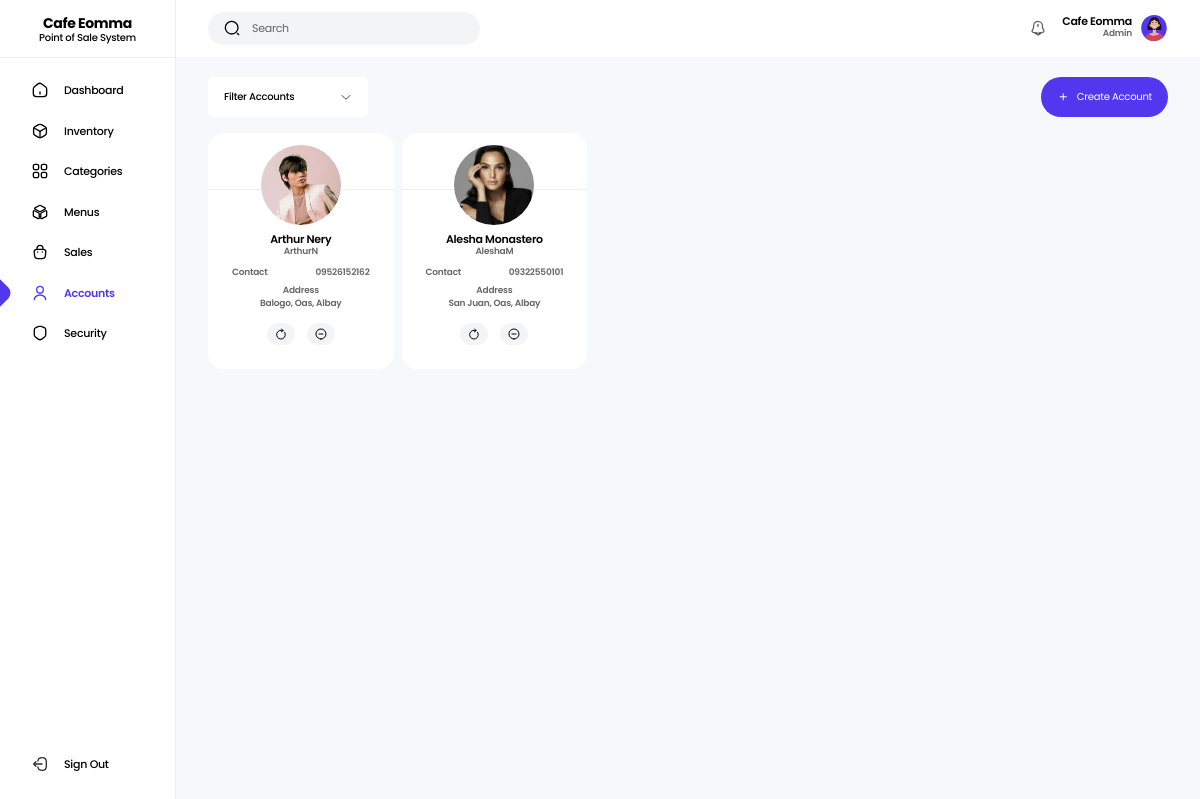
The app's page /app/Views/accounts.php (signed in), older data.
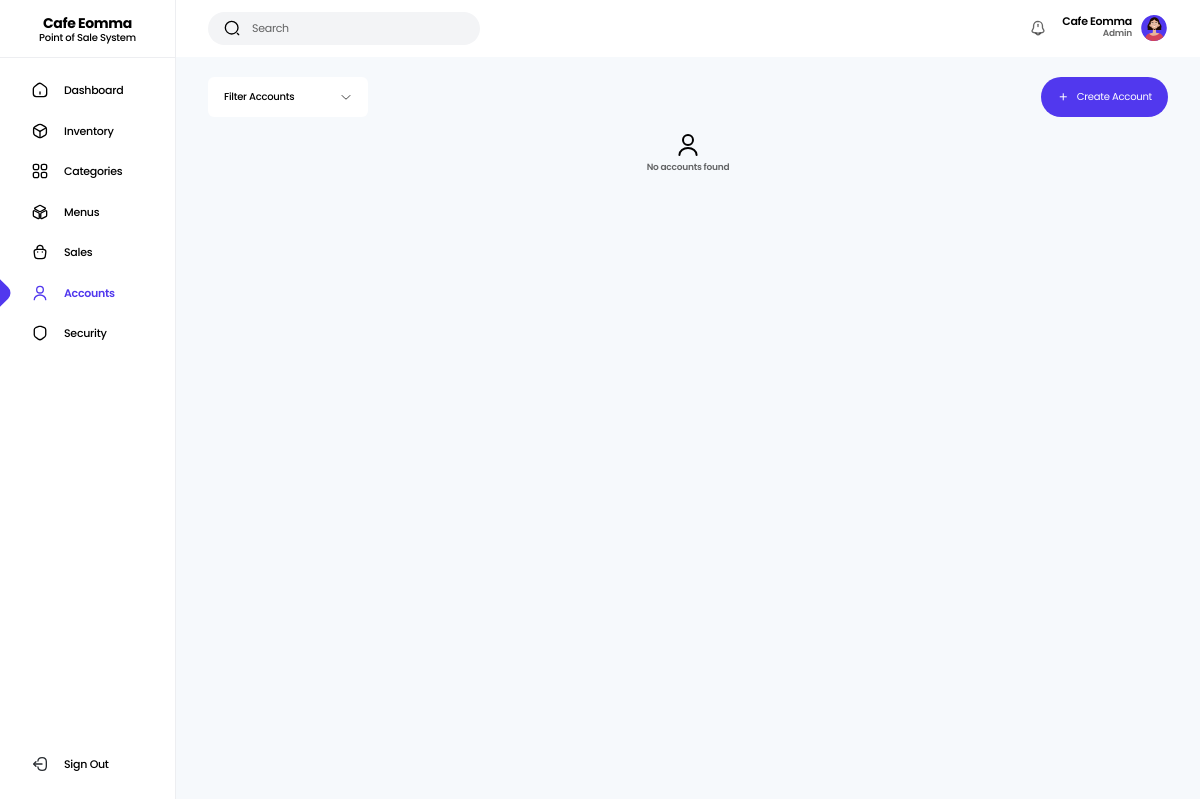
The same page, newer data.
### tables this page shows
CREATE TABLE `accounts` (
  `id` int(11) NOT NULL,
  `user_id` varchar(200) NOT NULL,
  `fullname` varchar(100) NOT NULL,
  `username` varchar(50) NOT NULL,
  `gender` varchar(20) NOT NULL,
  `contact_number` varchar(11) NOT NULL,
  `address` varchar(100) NOT NULL,
  `password` varchar(200) NOT NULL,
  `role_id` varchar(200) NOT NULL,
  `account_status` varchar(20) NOT NULL,
  `profile` tinyint(4) NOT NULL,
  `date_created` datetime NOT NULL
);

### config/init.php (called while the page is built, shortened)
<?php
$database = new Database();
$conn = $database->getConnetion($_ENV['DB_HOST'], $_ENV['DB_NAME'], $_ENV['DB_USERNAME'], $_ENV['DB_PASSWORD']);
$helper = new DbHelper($conn);
$accountController = new AccountController($helper);

### app/Controllers/AccountController.php (called while the page is built, shortened)
<?php
class AccountController extends FileUpload implements AppInterface
{
  private $helper;
  public function __construct(DbHelper $helper)
  {
    $this->helper = $helper;
  }
  public function show(): array
  {
    $this->helper->query("SELECT * FROM `accounts` WHERE NOT `role_id` = ? ORDER BY `id` DESC", ['b2fd54eb-4e49-11ee-8673-088fc30176f9']);
    return $this->helper->fetchAll();
  }
}

### app/Utils/DbHelper.php (called while the page is built, shortened)
<?php
class DbHelper
{
  private $stmt;
  private $conn;
  public function __construct(PDO $db)
  {
    $this->conn = $db;
  }
  public function query(string $query, array $values = []): string
  {
    $this->stmt = $this->conn->prepare($query);
    return empty($values)
      ? $this->stmt->execute()
      : $this->stmt->execute($values);
  }
  public function fetchAll(): array
  {
    return $this->stmt->fetchAll(PDO::FETCH_OBJ);
  }
}

### app/Views/accounts.php (the view, shortened to what this page needs)
<?php
  require_once __DIR__.'/../../config/init.php';
  require('./app/Views/partials/_header.php');
?>
  <main class="min-h-screen grid md:grid-cols-[11rem_auto] bg-light-gray">
    <?php require('./app/Views/partials/_sidebar.php') ?>
    <section>
      <?php require('./app/Views/partials/_topnav.php') ?>
      <div class="pt-20 md:pt-5 pb-5 px-8">
        <div class="flex items-center justify-between gap-4 mb-4">
          <select class="filter-select appearance-none w-[10rem] h-10 bg-white text-[10px] font-medium text-black px-4 rounded-md">
            <option value="">Filter Accounts</option>
          </select>
          <a href="<?php echo SYSTEM_URL ?>create-account" class="w-max h-10 flex items-center gap-2 bg-primary text-xs text-white py-2 px-4 rounded-full">
            <i class="ri-add-line"></i>
            <p class="text-[10px]">Create Account</p>
          </a>
        </div>
        <?php if(count($accountController->show()) > 0){ ?>
          <div class="grid sm:grid-cols-4 lg:grid-cols-5 xl:grid-cols-7 gap-2">
            <?php foreach($accountController->show() as $account): ?>
              <div class="search-area bg-white rounded-2xl py-6">
                <div class="relative pb-8 border-b border-b-gray-300/40">
                  <img src="<?php echo SYSTEM_URL ?>uploads/users/<?= $account->profile == 1 ? $account->user_id.".jpg" : $account->gender.".svg" ?>" alt="profile" class="absolute -top-3 left-1/2 -translate-x-1/2 w-20 h-20 object-cover rounded-full">
                </div>
                <div class="pt-11 px-6">
                  <p class="finder1 text-[11px] font-semibold text-black text-center leading-none"><?= $account->fullname ?></p>
                  <p class="finder2 text-[9px] font-semibold text-center text-black/60 mb-2"><?= $account->username ?></p>
                  <div class="flex justify-between gap-2 mb-1">
                    <p class="text-[9px] font-semibold text-center text-black/60">Contact</p>
                    <p class="finder3 text-[9px] font-semibold text-center text-black/60"><?= $account->contact_number ?></p>
                  </div>
                  <div class="flex flex-col items-center mb-3">
                    <p class="text-[9px] font-semibold text-center text-black/60">Address</p>
                    <p class="finder4 text-[9px] font-semibold text-center text-black/60"><?= $account->address ?></p>
                  </div>
                  <div class="flex justify-center gap-3">
                    <a href="<?php echo SYSTEM_URL ?>account/<?= $account->user_id ?>" class="bg-gray-100 py-[5px] px-2 rounded-full" title="Update Account">
                      <img src="<?php echo SYSTEM_URL ?>public/icons/rotate-right-linear.svg" alt="update" class="w-3 h-3">
                    </a>
                    <?php if($account->account_status == "active"){ ?>
                      <button type="button" class="deactivate-btn bg-gray-100 py-[5px] px-2 rounded-full disabled:cursor-wait" title="Deactivate Account" data-id="<?= $account->user_id ?>">
                        <img src="<?php echo SYSTEM_URL ?>public/icons/minus-cirlce-linear.svg" alt="deactivate" class="w-3 h-3 pointer-events-none">
                      </button>
                    <?php } ?>
                  </div>
                </div>
              </div>
            <?php endforeach ?>
          </div>
        <?php } else{ ?>
          <div class="min-h-[calc(100vh-10rem)] flex flex-col items-center justify-center gap-1">
            <img src="<?php echo SYSTEM_URL ?>public/icons/user.svg" alt="user" class="w-6 h-6">
            <p class="text-[9px] font-semibold text-black/60 text-center">No accounts found</p>
          </div>
        <?php } ?>
      </div>
    </section>
  </main>
<?php require('./app/Views/partials/_footer.php') ?>

Row changes from the older to the newer data that the page shows:
removed accounts: user (picture), fullname "Arthur Nery", username "ArthurN", contact_number "09526152162", address "Balogo, Oas, Albay"
removed accounts: user (picture), fullname "Alesha Monastero", username "AleshaM", contact_number "09322550101", address "San Juan, Oas, Albay"
Text that changed along with them:
text now shown: "No accounts found"
